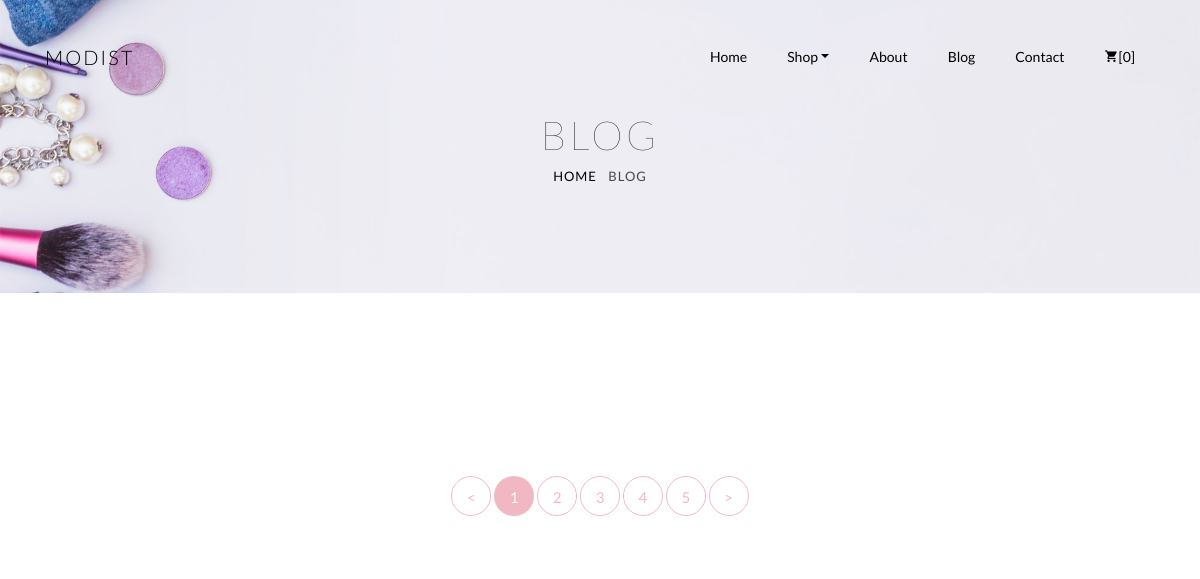
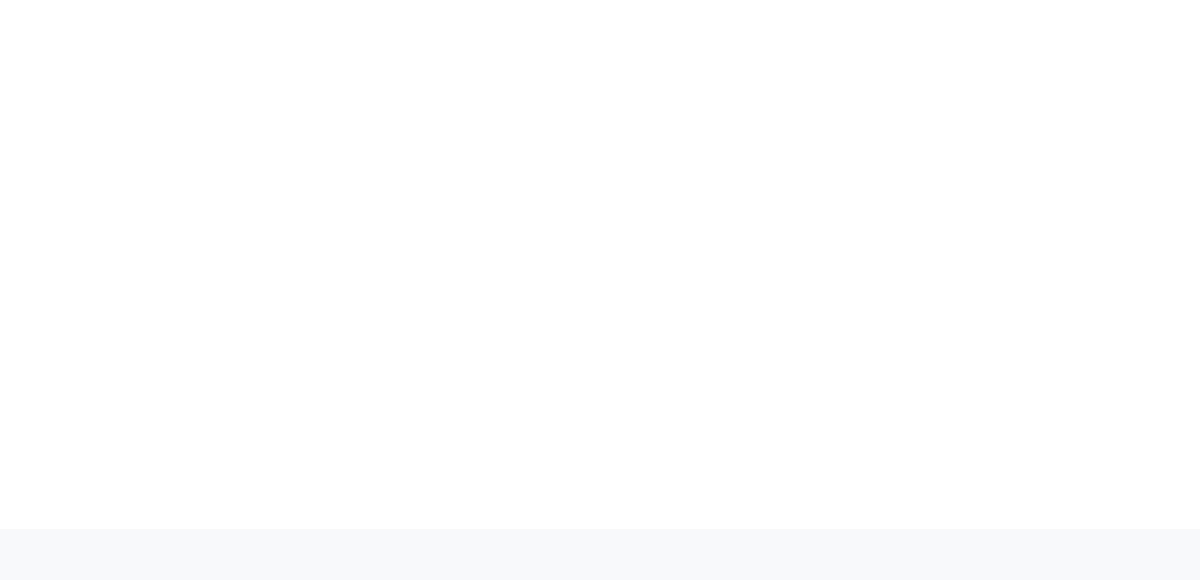
/blog/ (upper part), run on an earlier commit of the app's database (2 pictures, top to bottom).
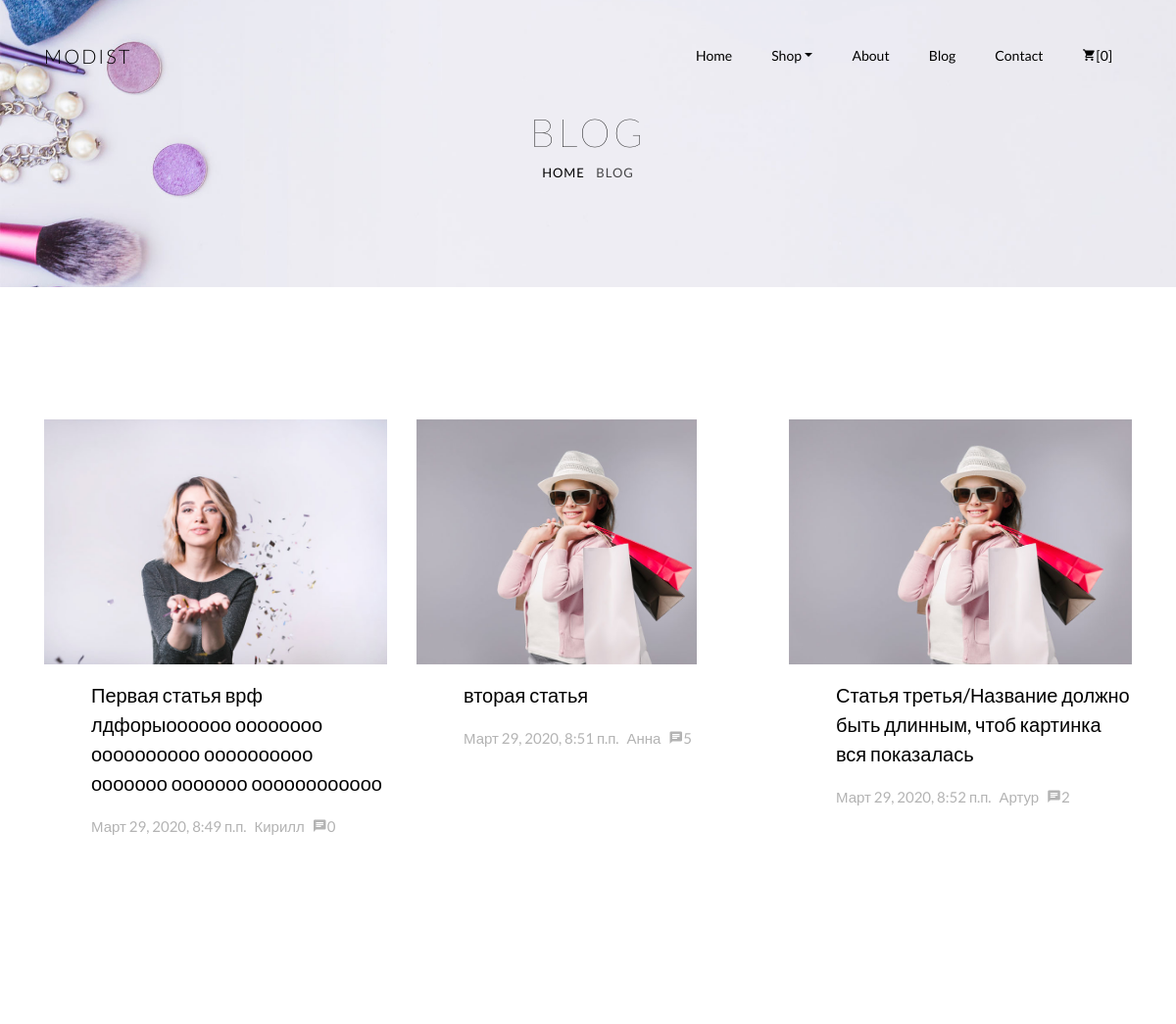
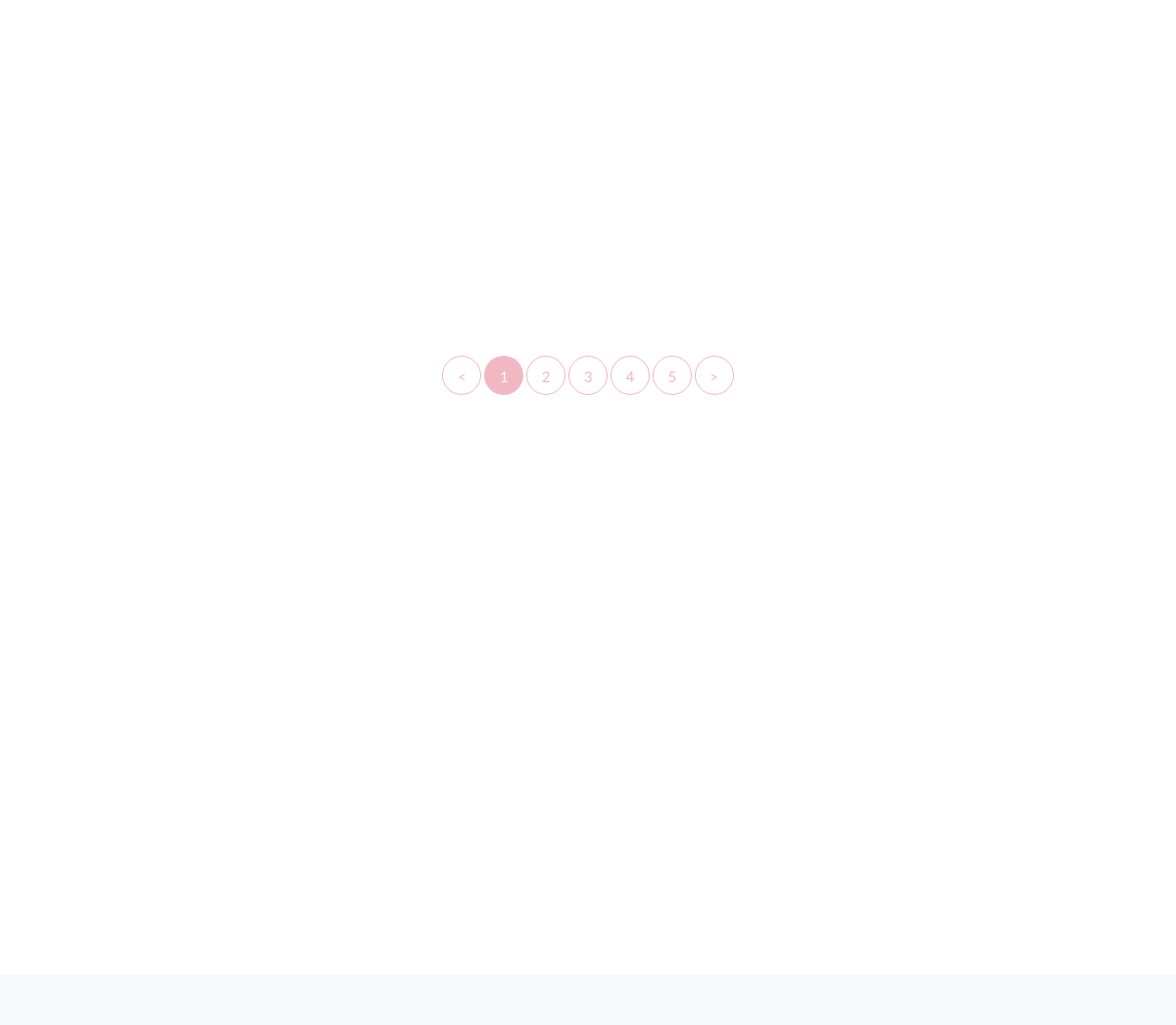
And on a later commit of the database (2 pictures, top to bottom).
### blog/models.py (models this page shows, shortened)
class Article(models.Model):
    def path_uploa(self, filename):
        return os.path.join("articles", strftime("%Y/%m"), self.name.replace(" ", "_"), filename)
    name = models.CharField(max_length=100, verbose_name="Article name.")
    description = models.TextField(verbose_name="Article text.")
    author = models.CharField(max_length=20, verbose_name="Author name.")
    image = models.ImageField(upload_to=path_uploa, verbose_name="Article image.")
    add_time = models.DateTimeField(auto_now_add=True, verbose_name="Post time.")
    is_active = models.BooleanField(default=True, verbose_name="Active article.")
    class Meta:
        db_table = "articles"
        verbose_name = "Article for blog"
        verbose_name_plural = "Articles for blog"

### blog/views.py (the view)
# urls.py: path("", blog.blog_page, name="blog"),
def blog_page(request):
    blogs = Article.objects.all()
    context = {
        "blog": blogs
    }
    return render(request, "blog.html", context)

### e_shop/templatetags/tags.py (called while the page is built)
@register.simple_tag
def media(value):
    return settings.MEDIA_URL + value.name

### blog/templates/blog.html (shortened to what this page needs)
{% extends "base.html" %}
{% load static tags %}
{% block blog %}
		<div class="hero-wrap hero-bread" style="background-image: url({% static 'e_shop/img/bg_6.jpg' %});">
      <div class="container">
        <div class="row no-gutters slider-text align-items-center justify-content-center">
          <div class="col-md-9 ftco-animate text-center">
            <h1 class="mb-0 bread">Blog</h1>
            <p class="breadcrumbs"><span class="mr-2"><a href="{% url 'home' %}">Home</a></span> <span>Blog</span></p>
          </div>
        </div>
      </div>
    </div>
    <section class="ftco-section">
      <div class="container">
        <div class="row d-flex">
          {% for col in blog %}
          <div class="col-md-4 d-flex ftco-animate">
            <div class="blog-entry align-self-stretch">
              <a href="{% url 'blogsingle' col.id %}" class="block-20" style="background-image: url({% media col.image %});">
              </a>
              <div class="text mt-3 d-block pl-md-5">
                <h3 class="heading mt-3"><a href="{% url 'blogsingle' col.id %}">{{ col.name }}</a></h3>
                <div class="meta mb-3">
                  <div><a href="#">{{ col.add_time }}</a></div>
                  <div><a href="#">{{ col.author }}</a></div>
                  <div><a href="#" class="meta-chat"><span class="icon-chat"></span>{{ col.comment.count }}</a></div>
                </div>
              </div>
            </div>
          </div>
          {% endfor %}
        </div>
        <div class="row mt-5">
          <div class="col text-center">
            <div class="block-27">
              <ul>
                <li><a href="#">&lt;</a></li>
                <li class="active"><span>1</span></li>
                <li><a href="#">2</a></li>
                <li><a href="#">3</a></li>
                <li><a href="#">4</a></li>
                <li><a href="#">5</a></li>
                <li><a href="#">&gt;</a></li>
              </ul>
            </div>
          </div>
        </div>
      </div>
    </section>
		<section class="ftco-section-parallax">
      <div class="parallax-img d-flex align-items-center">
        <div class="container">
          <div class="row d-flex justify-content-center py-5">
          </div>
        </div>
      </div>
    </section>
{% endblock blog %}

### e_shop/templates/base.html (shortened to what this page needs)
{% load static  %}
<!DOCTYPE html>
<html lang="en">
<head>
    {% block style %}
    <link rel="stylesheet" href="{% static 'e_shop/css/open-iconic-bootstrap.min.css' %}">
    <link rel="stylesheet" href="{% static 'e_shop/css/animate.css' %}">
    <link rel="stylesheet" href="{% static 'e_shop/css/owl.carousel.min.css' %}">
    <link rel="stylesheet" href="{% static 'e_shop/css/owl.theme.default.min.css' %}">
    <link rel="stylesheet" href="{% static 'e_shop/css/magnific-popup.css' %}">
    <link rel="stylesheet" href="{% static 'e_shop/css/aos.css' %}">
    <link rel="stylesheet" href="{% static 'e_shop/css/ionicons.min.css' %}">
    <link rel="stylesheet" href="{% static 'e_shop/css/bootstrap-datepicker.css' %}">
    <link rel="stylesheet" href="{% static 'e_shop/css/jquery.timepicker.css' %}">
    <link rel="stylesheet" href="{% static 'e_shop/css/flaticon.css' %}">
    <link rel="stylesheet" href="{% static 'e_shop/css/icomoon.css' %}">
    <link rel="stylesheet" href="{% static 'e_shop/css/style.css' %}">
    {% endblock style %}
</head>
<body>
    <nav class="navbar navbar-expand-lg navbar-dark ftco_navbar bg-dark ftco-navbar-light" id="ftco-navbar">
        <div class="container">
            <a class="navbar-brand" href="{% url 'home' %}">Modist</a>
            <div class="collapse navbar-collapse" id="ftco-nav">
                <ul class="navbar-nav ml-auto">
                    <li class="nav-item active"><a href="{% url 'home' %}" class="nav-link">Home</a></li>
                    <li class="nav-item dropdown">
                        <a class="nav-link dropdown-toggle" href="#" id="dropdown04" data-toggle="dropdown"
                            aria-haspopup="true" aria-expanded="false">Shop</a>
                    </li>
                    <li class="nav-item"><a href="about.html" class="nav-link">About</a></li>
                    <li class="nav-item"><a href="{% url 'blog' %}" class="nav-link">Blog</a></li>
                    <li class="nav-item"><a href="contact.html" class="nav-link">Contact</a></li>
                    <li class="nav-item cta cta-colored"><a href="cart.html" class="nav-link"><span
                                class="icon-shopping_cart"></span>[0]</a></li>
                </ul>
            </div>
        </div>
    </nav>
    {% block blog %}{% endblock blog %}
    <footer class="ftco-footer bg-light ftco-section">
    </footer>
</body>
</html>

### e_shop/static/e_shop/css/icomoon.css (style rules this page uses)
[class^="icon-"], [class*=" icon-"] { font-family: 'icomoon' !important; speak: none; font-style: normal; font-weight: normal; font-variant: normal; text-transform: none; line-height: 1; -webkit-font-smoothing: antialiased; -moz-osx-font-smoothing: grayscale; }
.icon-chat:before { content: "\e0b7"; }
.icon-shopping_cart:before { content: "\e8cc"; }

What changed in the data, as far as the page shows it:
added Article: image (picture), name "Первая статья врф лдфорыоооооо оооооооо оооооооооо оооооооооо ооооооо ооооооо оооооооооооо", add_time "Март 29, 2020, 8:49 п.п.", author "Кирилл", comment.count "0"
added Article: image (picture), name "вторая статья", add_time "Март 29, 2020, 8:51 п.п.", author "Анна", comment.count "5"
added Article: image (picture), name "Статья третья/Название должно быть длинным, чтоб картинка вся показалась", add_time "Март 29, 2020, 8:52 п.п.", author "Артур", comment.count "2"
